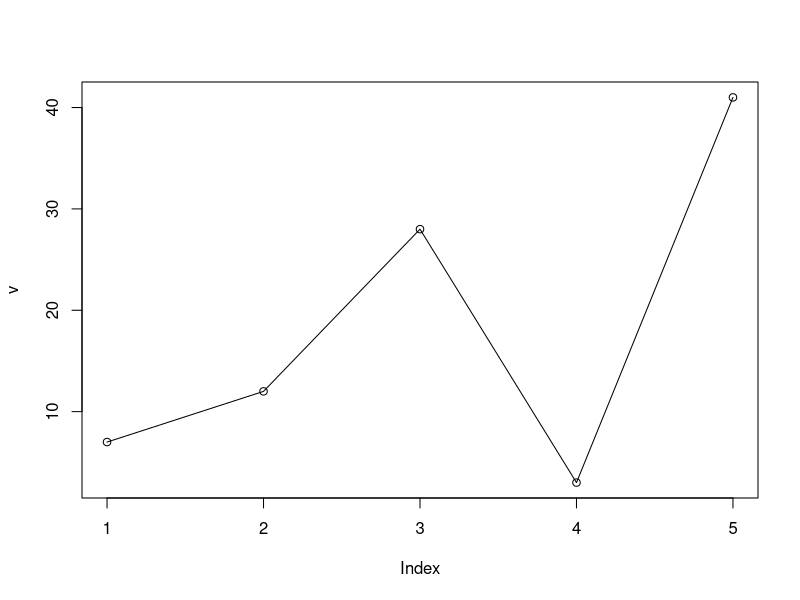
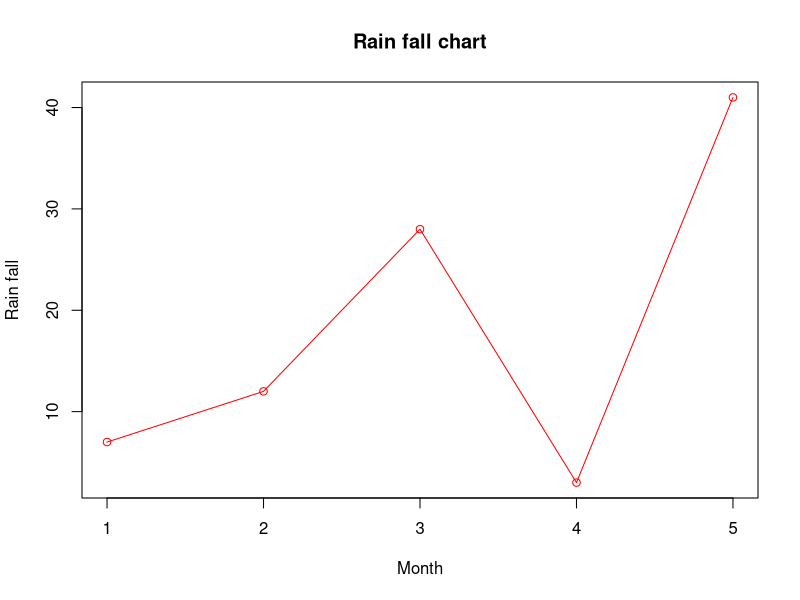
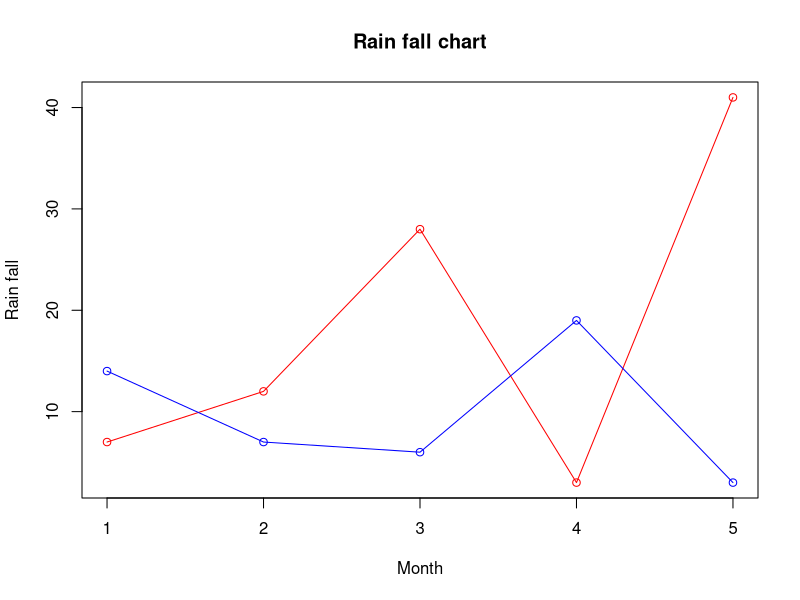

Write R code to recreate these figures, in order.
# Line Graphs
v <- c(7,12,28,3,41)
png(file = "line_chart.jpg")
plot(v,type = "o")
plot(v,type = "o", col = "red", xlab = "Month", ylab = "Rain fall",main = "Rain fall chart")
dev.off()

# Multiple Lines in a Line Chart
v <- c(7,12,28,3,41)
t <- c(14,7,6,19,3)
png(file = "line_chart_2_lines.jpg")
plot(v,type = "o",col = "red", xlab = "Month", ylab = "Rain fall", main = "Rain fall chart")
lines(t, type = "o", col = "blue")
dev.off()